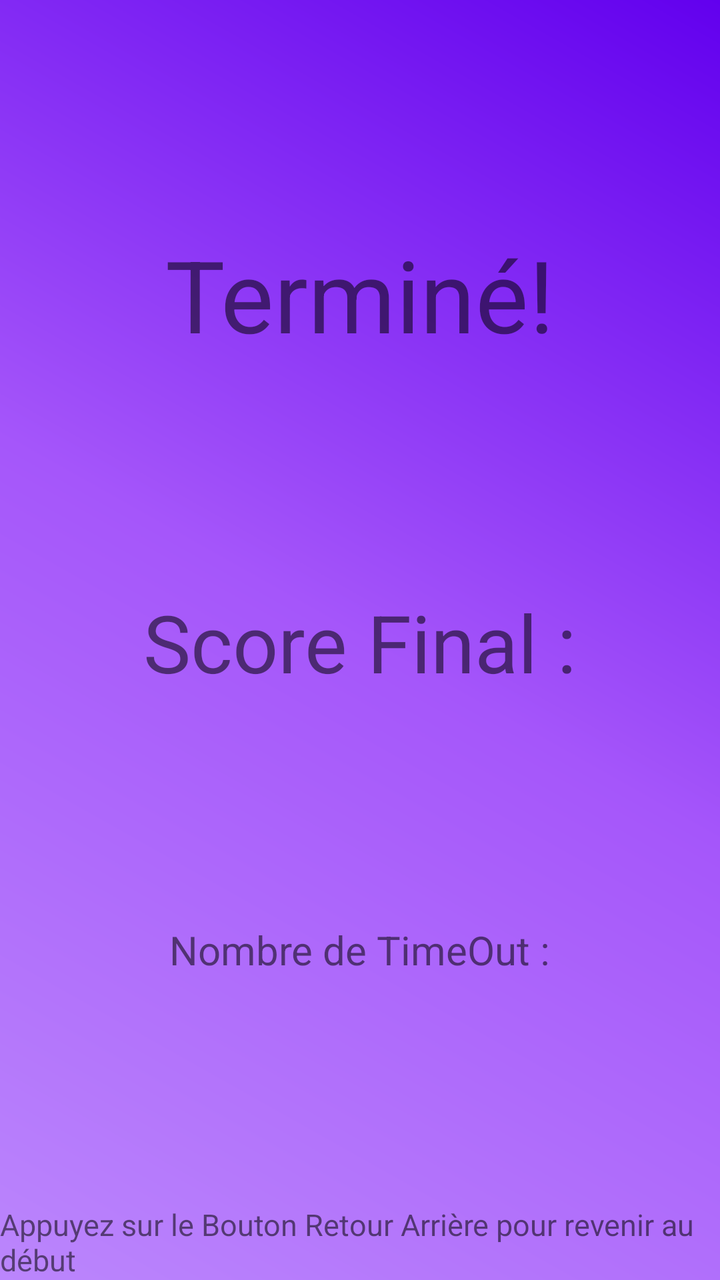
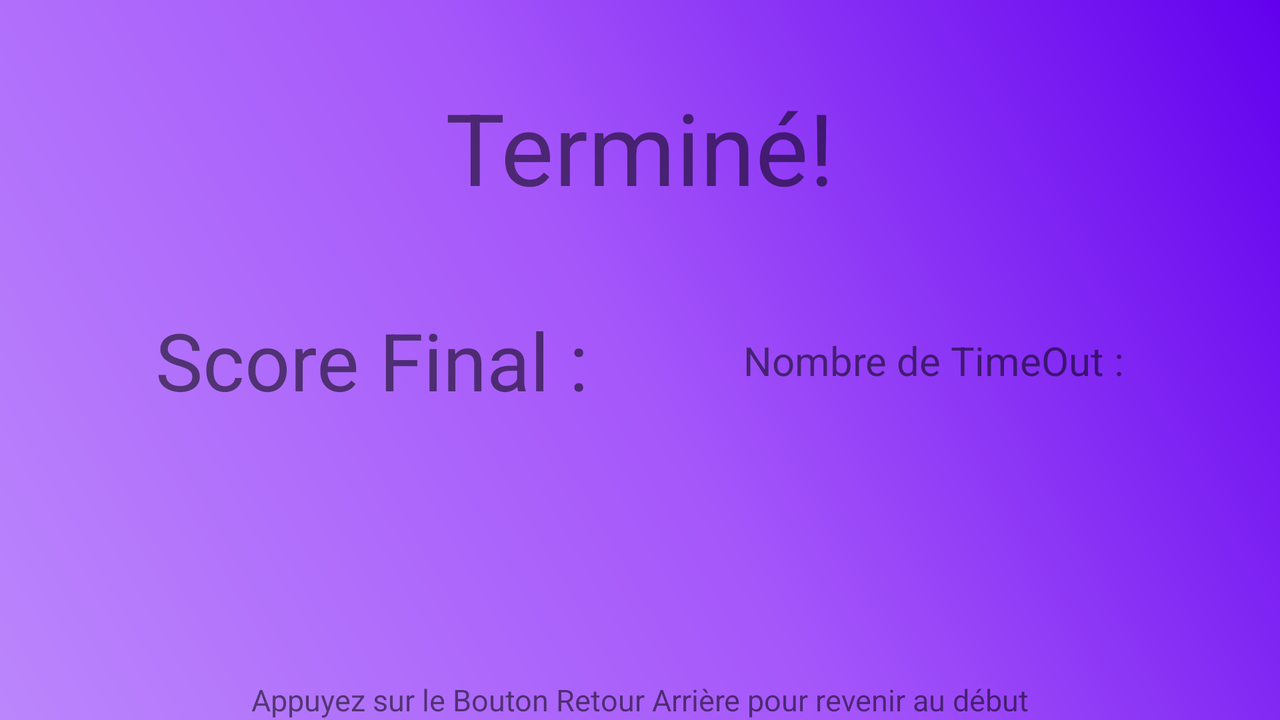

One screen, two layout resources from the same app: the default and the repository's alternative for another configuration. Each is rendered where Android would select it; the XML of both is given below.
<!-- AndroidManifest.xml: application theme Theme.NumberQuiz -->
<!-- res/layout/activity_result.xml -->
<?xml version="1.0" encoding="utf-8"?>
<androidx.constraintlayout.widget.ConstraintLayout xmlns:android="http://schemas.android.com/apk/res/android"
    xmlns:app="http://schemas.android.com/apk/res-auto"
    xmlns:tools="http://schemas.android.com/tools"
    android:background="@drawable/gradient_theme"
    android:layout_width="match_parent"
    android:layout_height="match_parent"
    tools:context=".ResultActivity">

    <TextView
        android:id="@+id/resultTitle"
        android:layout_width="wrap_content"
        android:layout_height="wrap_content"
        android:text="Terminé!"
        android:textSize="50dp"
        app:layout_constraintBottom_toTopOf="@+id/totalScore"
        app:layout_constraintEnd_toEndOf="parent"
        app:layout_constraintStart_toStartOf="parent"
        app:layout_constraintTop_toTopOf="parent" />

    <TextView
        android:id="@+id/totalScore"
        android:layout_width="wrap_content"
        android:layout_height="wrap_content"
        android:text="Score Final :"
        android:textSize="40dp"
        app:layout_constraintBottom_toTopOf="@+id/totalTimeOut"
        app:layout_constraintEnd_toEndOf="parent"
        app:layout_constraintStart_toStartOf="parent"
        app:layout_constraintTop_toBottomOf="@+id/resultTitle" />

    <TextView
        android:id="@+id/totalTimeOut"
        android:layout_width="wrap_content"
        android:layout_height="wrap_content"
        android:text="Nombre de TimeOut :"
        android:textSize="20dp"
        app:layout_constraintBottom_toTopOf="@+id/returnDesc"
        app:layout_constraintEnd_toEndOf="parent"
        app:layout_constraintStart_toStartOf="parent"
        app:layout_constraintTop_toBottomOf="@+id/totalScore" />

    <TextView
        android:id="@+id/returnDesc"
        android:layout_width="wrap_content"
        android:layout_height="wrap_content"
        android:text="Appuyez sur le Bouton Retour Arrière pour revenir au début"
        android:textSize="15dp"
        app:layout_constraintBottom_toBottomOf="parent"
        app:layout_constraintEnd_toEndOf="parent"
        app:layout_constraintStart_toStartOf="parent" />
</androidx.constraintlayout.widget.ConstraintLayout>
<!-- resources referenced by this layout -->
<resources>
  <!-- drawable gradient_theme (drawable) -->
  <?xml version="1.0" encoding="utf-8"?>
  <shape xmlns:android="http://schemas.android.com/apk/res/android">
      <gradient
          android:type="linear"
          android:angle="45"
          android:startColor="@color/purple_200"
          android:centerColor="@color/purple_300"
          android:endColor="@color/purple_500" />
  </shape>
  <style name="Theme.NumberQuiz" parent="Theme.MaterialComponents.DayNight.DarkActionBar">
          
          <item name="colorPrimary">@color/purple_500</item>
          <item name="colorPrimaryVariant">@color/purple_700</item>
          <item name="colorOnPrimary">@color/white</item>
          
          <item name="colorSecondary">@color/teal_200</item>
          <item name="colorSecondaryVariant">@color/teal_700</item>
          <item name="colorOnSecondary">@color/black</item>
          
          <item name="android:statusBarColor">?attr/colorPrimaryVariant</item>
          
      </style>
  <color name="purple_200">#FFBB86FC</color>
  <color name="purple_300">#FFA556FA</color>
  <color name="purple_500">#FF6200EE</color>
  <color name="purple_700">#FF3700B3</color>
  <color name="white">#FFFFFFFF</color>
  <color name="teal_200">#FF03DAC5</color>
  <color name="teal_700">#FF018786</color>
  <color name="black">#FF000000</color>
</resources>
<!-- res/layout-land/activity_result.xml (the repository's variant of the layout above) -->
<!-- drawn on the phone turned sideways -->
<?xml version="1.0" encoding="utf-8"?>
<androidx.constraintlayout.widget.ConstraintLayout xmlns:android="http://schemas.android.com/apk/res/android"
    xmlns:app="http://schemas.android.com/apk/res-auto"
    xmlns:tools="http://schemas.android.com/tools"
    android:layout_width="match_parent"
    android:layout_height="match_parent"
    android:background="@drawable/gradient_theme"
    tools:context=".ResultActivity">

    <TextView
        android:id="@+id/resultTitle"
        android:layout_width="wrap_content"
        android:layout_height="wrap_content"
        android:layout_marginTop="40dp"
        android:text="Terminé!"
        android:textSize="50dp"
        app:layout_constraintEnd_toEndOf="parent"
        app:layout_constraintStart_toStartOf="parent"
        app:layout_constraintTop_toTopOf="parent" />

    <TextView
        android:id="@+id/totalScore"
        android:layout_width="wrap_content"
        android:layout_height="wrap_content"
        android:text="Score Final :"
        android:textSize="40dp"
        app:layout_constraintBottom_toBottomOf="parent"
        app:layout_constraintEnd_toStartOf="@+id/totalTimeOut"
        app:layout_constraintHorizontal_bias="0.5"
        app:layout_constraintStart_toStartOf="parent"
        app:layout_constraintTop_toTopOf="parent" />

    <TextView
        android:id="@+id/totalTimeOut"
        android:layout_width="wrap_content"
        android:layout_height="wrap_content"
        android:text="Nombre de TimeOut :"
        android:textSize="20dp"
        app:layout_constraintBottom_toBottomOf="parent"
        app:layout_constraintEnd_toEndOf="parent"
        app:layout_constraintHorizontal_bias="0.5"
        app:layout_constraintStart_toEndOf="@+id/totalScore"
        app:layout_constraintTop_toTopOf="parent" />

    <TextView
        android:id="@+id/returnDesc"
        android:layout_width="wrap_content"
        android:layout_height="wrap_content"
        android:text="Appuyez sur le Bouton Retour Arrière pour revenir au début"
        android:textSize="15dp"
        app:layout_constraintBottom_toBottomOf="parent"
        app:layout_constraintEnd_toEndOf="parent"
        app:layout_constraintStart_toStartOf="parent" />

</androidx.constraintlayout.widget.ConstraintLayout>
